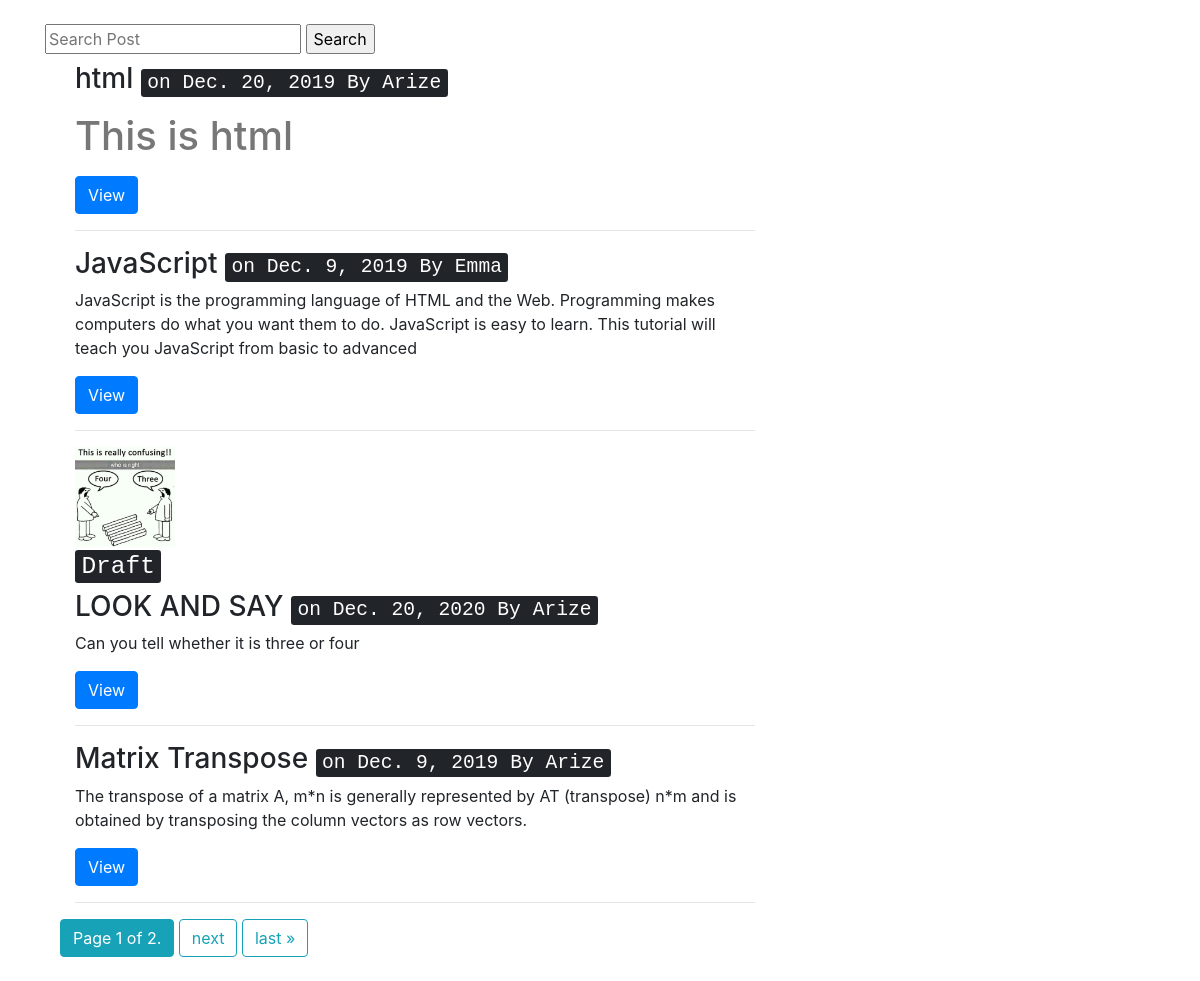
The app's page / (signed in) with its own data.
### posts/models.py (models this page shows, shortened)
class Post(models.Model):
    user=models.ForeignKey(settings.AUTH_USER_MODEL,default=1,on_delete=models.CASCADE)
    title=models.CharField(max_length=150)
    slug = models.SlugField(unique=True)
    image= models.ImageField(null=True,blank=True,upload_to=upload_location,width_field='width_field',
                             height_field='height_field')
    height_field=models.IntegerField(default=0)
    width_field=models.IntegerField(default=0)
    content=models.TextField()
    draft=models.BooleanField(default=False)
    publish=models.DateField(auto_now=False,auto_now_add=False)
    updated=models.DateTimeField(auto_now=True,auto_now_add=False)
    timestamp= models.DateTimeField(auto_now=False,auto_now_add=True)
    objects=PostManager()# initializing the postmanager
    class Meta:
        ordering=['-timestamp','-updated']
    def get_absolute_url(self):
    	return reverse('post-detail',kwargs={'id':self.id})

### posts/views.py (the view, shortened to what this page needs)
# urls.py: path('',posts_list,name='home-list'),
def posts_list(request):
	today=timezone.now().date()
	queryset_list=Post.objects.active()#.order_by("-timestamp")
	if request.user.is_staff or request.user.is_superuser:
		queryset_list = Post.objects.all()
	query=request.GET.get('q')
	if query:
		queryset_list=queryset_list.filter( Q(title__icontains=query) | Q(content__icontains=query)|
			Q(slug__icontains=query)#Q(user_first_name__icontains=query)|
		).distinct()# to prevent duplicate items
	paginator=Paginator(queryset_list,4)# show 4 post per page
	page=request.GET.get('page')
	try:
		queryset=paginator.get_page(page)
	except PageNotAnInteger:
		queryset = paginator.get_page(1)
	except EmptyPage:
		queryset = paginator.get_page(paginator.num_pages)
	context={'object_list':queryset,
			 'today':today,
	'title':'every'}
	return render(request,'posts/post_list.html',context)

### posts/models.py (called while the page is built)
    def active(self, *args,**kwargs):
        return super(PostManager, self).filter(draft=False).filter(publish__lte=timezone.now())

### templates/posts/post_list.html (shortened to what this page needs)
 {% extends 'base.html' %}
 {% block content%}
<br>
     <form method="GET",action="">
     <input type="text" name="q" placeholder="Search Post" value="{{ request.Get.q }}">
     <input type="submit" value="Search">
     </form>
 <div class="col-sm-8 col-sm-offset">
	{% for post in object_list%}
	<div class="col-sm-12">
		<div class="thumbnail">
			{% if post.image%}
 	<img src="{{post.image.url}}" class="img-responsive" height="100" width="100">
      {% endif %}
    <div class="caption">
        <h3>
            {% if post.draft %}<kbd> Draft</kbd> {% endif %}
        </h3>
        <h3>{{ post.title}}  <small> <kbd>on {{ post.publish}} By {{ post.user|capfirst }}</kbd></small></h3>
        <p>{{post.content|capfirst|safe}}</p>
        <p><a href="{{post.get_absolute_url}}" class="btn btn-primary" role='button'>View</a></p><hr>
    </div>
		</div>
	</div>
	{% endfor %}
<div class="pagination">
<span class="step-links">
<span class="current">
<p class="btn btn-info mb-4">Page {{ object_list.number }} of {{ object_list.paginator.num_pages }}.</p>
</span>
{% if object_list.has_next %}
<a class="btn btn-outline-info mb-4" href="?page={{ object_list.next_page_number }}{% if request.GET.q %}&q={{ request.GET.q }}{% endif %}">next</a>
<a class="btn btn-outline-info mb-4" href="?page={{ object_list.paginator.num_pages }}">last &raquo;</a>
{% endif %}
</span>
</div>
</div>
{% endblock content %}

### static/css/base.css (style rules this page uses)
h1 { color: #777777; }

### records on screen
Post: title "html", publish "Dec. 20, 2019", user "Arize", content "This is html"
Post: title "JavaScript", publish "Dec. 9, 2019", user "Emma", content "JavaScript is the programming language of HTML and the Web. Programming makes computers do what you want them to do. JavaScript is easy to learn. This tutorial will teach you JavaScript from basic to advanced"
Post: image (picture), draft "Draft", title "LOOK AND SAY", publish "Dec. 20, 2020", user "Arize", content "Can you tell whether it is three or four"
Post: title "Matrix Transpose", publish "Dec. 9, 2019", user "Arize", content "The transpose of a matrix A, m*n is generally represented by AT (transpose) n*m and is obtained by transposing the column vectors as row vectors."

### other values on screen
{{ object_list.number }} "1"
{{ object_list.paginator.num_pages }} "2"
